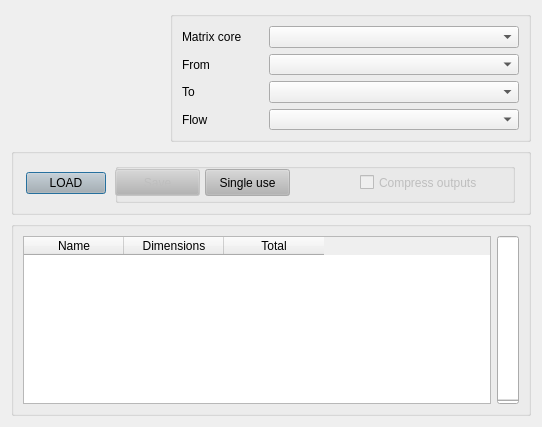
<?xml version="1.0" encoding="UTF-8"?>
<ui version="4.0">
 <class>matrix_loader</class>
 <widget class="QDialog" name="matrix_loader">
  <property name="windowModality">
   <enum>Qt::ApplicationModal</enum>
  </property>
  <property name="geometry">
   <rect>
    <x>0</x>
    <y>0</y>
    <width>542</width>
    <height>427</height>
   </rect>
  </property>
  <property name="sizePolicy">
   <sizepolicy hsizetype="Expanding" vsizetype="Expanding">
    <horstretch>0</horstretch>
    <verstretch>0</verstretch>
   </sizepolicy>
  </property>
  <property name="maximumSize">
   <size>
    <width>5010</width>
    <height>3490</height>
   </size>
  </property>
  <property name="font">
   <font>
    <pointsize>9</pointsize>
   </font>
  </property>
  <property name="windowTitle">
   <string>AequilibraE  -  Matrix import</string>
  </property>
  <property name="windowIcon">
   <iconset>
    <normaloff>../../../../../../.designer/icon.png</normaloff>../../../../../../.designer/icon.png</iconset>
  </property>
  <property name="modal">
   <bool>true</bool>
  </property>
  <layout class="QGridLayout" name="gridLayout">
   <item row="0" column="1">
    <widget class="QGroupBox" name="group_combo">
     <property name="sizePolicy">
      <sizepolicy hsizetype="Fixed" vsizetype="Fixed">
       <horstretch>0</horstretch>
       <verstretch>0</verstretch>
      </sizepolicy>
     </property>
     <property name="minimumSize">
      <size>
       <width>361</width>
       <height>131</height>
      </size>
     </property>
     <layout class="QGridLayout" name="gridLayout_5">
      <item row="0" column="0">
       <widget class="QLabel" name="lbl_matrix">
        <property name="text">
         <string>Matrix core</string>
        </property>
       </widget>
      </item>
      <item row="0" column="1">
       <widget class="QComboBox" name="matrix_layer">
        <property name="minimumSize">
         <size>
          <width>250</width>
          <height>0</height>
         </size>
        </property>
        <property name="maxVisibleItems">
         <number>10</number>
        </property>
       </widget>
      </item>
      <item row="1" column="0">
       <widget class="QLabel" name="lbl_from">
        <property name="text">
         <string>From</string>
        </property>
       </widget>
      </item>
      <item row="1" column="1">
       <widget class="QComboBox" name="field_from">
        <property name="minimumSize">
         <size>
          <width>250</width>
          <height>0</height>
         </size>
        </property>
        <property name="maxVisibleItems">
         <number>10</number>
        </property>
       </widget>
      </item>
      <item row="2" column="0">
       <widget class="QLabel" name="lbl_to">
        <property name="text">
         <string>To</string>
        </property>
       </widget>
      </item>
      <item row="2" column="1">
       <widget class="QComboBox" name="field_to">
        <property name="enabled">
         <bool>true</bool>
        </property>
        <property name="minimumSize">
         <size>
          <width>250</width>
          <height>0</height>
         </size>
        </property>
        <property name="maxVisibleItems">
         <number>10</number>
        </property>
       </widget>
      </item>
      <item row="3" column="0">
       <widget class="QLabel" name="lbl_flow">
        <property name="text">
         <string>Flow</string>
        </property>
       </widget>
      </item>
      <item row="3" column="1">
       <widget class="QComboBox" name="field_cells">
        <property name="enabled">
         <bool>true</bool>
        </property>
        <property name="minimumSize">
         <size>
          <width>250</width>
          <height>0</height>
         </size>
        </property>
        <property name="maxVisibleItems">
         <number>10</number>
        </property>
       </widget>
      </item>
     </layout>
    </widget>
   </item>
   <item row="2" column="0" colspan="2">
    <widget class="QGroupBox" name="group_list">
     <property name="sizePolicy">
      <sizepolicy hsizetype="Expanding" vsizetype="Expanding">
       <horstretch>0</horstretch>
       <verstretch>0</verstretch>
      </sizepolicy>
     </property>
     <layout class="QGridLayout" name="gridLayout_2">
      <item row="0" column="0">
       <widget class="QTableWidget" name="matrix_list_view">
        <column>
         <property name="text">
          <string>Name</string>
         </property>
        </column>
        <column>
         <property name="text">
          <string>Dimensions</string>
         </property>
        </column>
        <column>
         <property name="text">
          <string>Total</string>
         </property>
        </column>
       </widget>
      </item>
      <item row="0" column="1">
       <widget class="QProgressBar" name="progressbar">
        <property name="enabled">
         <bool>true</bool>
        </property>
        <property name="palette">
         <palette>
          <active>
           <colorrole role="Highlight">
            <brush brushstyle="SolidPattern">
             <color alpha="255">
              <red>0</red>
              <green>170</green>
              <blue>0</blue>
             </color>
            </brush>
           </colorrole>
          </active>
          <inactive>
           <colorrole role="Highlight">
            <brush brushstyle="SolidPattern">
             <color alpha="255">
              <red>240</red>
              <green>240</green>
              <blue>240</blue>
             </color>
            </brush>
           </colorrole>
          </inactive>
          <disabled>
           <colorrole role="Highlight">
            <brush brushstyle="SolidPattern">
             <color alpha="255">
              <red>51</red>
              <green>153</green>
              <blue>255</blue>
             </color>
            </brush>
           </colorrole>
          </disabled>
         </palette>
        </property>
        <property name="value">
         <number>0</number>
        </property>
        <property name="textVisible">
         <bool>true</bool>
        </property>
        <property name="orientation">
         <enum>Qt::Vertical</enum>
        </property>
        <property name="textDirection">
         <enum>QProgressBar::BottomToTop</enum>
        </property>
       </widget>
      </item>
     </layout>
    </widget>
   </item>
   <item row="1" column="0" colspan="2">
    <widget class="QGroupBox" name="groupBox_2">
     <property name="sizePolicy">
      <sizepolicy hsizetype="Expanding" vsizetype="Expanding">
       <horstretch>0</horstretch>
       <verstretch>0</verstretch>
      </sizepolicy>
     </property>
     <property name="title">
      <string/>
     </property>
     <layout class="QGridLayout" name="gridLayout_3">
      <item row="0" column="0">
       <widget class="QPushButton" name="but_load">
        <property name="sizePolicy">
         <sizepolicy hsizetype="Fixed" vsizetype="Fixed">
          <horstretch>0</horstretch>
          <verstretch>0</verstretch>
         </sizepolicy>
        </property>
        <property name="palette">
         <palette>
          <active>
           <colorrole role="Button">
            <brush brushstyle="SolidPattern">
             <color alpha="255">
              <red>180</red>
              <green>180</green>
              <blue>180</blue>
             </color>
            </brush>
           </colorrole>
          </active>
          <inactive>
           <colorrole role="Button">
            <brush brushstyle="SolidPattern">
             <color alpha="255">
              <red>180</red>
              <green>180</green>
              <blue>180</blue>
             </color>
            </brush>
           </colorrole>
          </inactive>
          <disabled>
           <colorrole role="Button">
            <brush brushstyle="SolidPattern">
             <color alpha="255">
              <red>180</red>
              <green>180</green>
              <blue>180</blue>
             </color>
            </brush>
           </colorrole>
          </disabled>
         </palette>
        </property>
        <property name="text">
         <string>LOAD</string>
        </property>
       </widget>
      </item>
      <item row="0" column="1">
       <widget class="QGroupBox" name="group_buttons">
        <property name="sizePolicy">
         <sizepolicy hsizetype="Fixed" vsizetype="Fixed">
          <horstretch>0</horstretch>
          <verstretch>0</verstretch>
         </sizepolicy>
        </property>
        <property name="minimumSize">
         <size>
          <width>400</width>
          <height>40</height>
         </size>
        </property>
        <widget class="QCheckBox" name="compressed">
         <property name="enabled">
          <bool>false</bool>
         </property>
         <property name="geometry">
          <rect>
           <x>245</x>
           <y>11</y>
           <width>141</width>
           <height>17</height>
          </rect>
         </property>
         <property name="text">
          <string>Compress outputs</string>
         </property>
         <property name="checked">
          <bool>false</bool>
         </property>
        </widget>
        <widget class="QLabel" name="progress_label">
         <property name="geometry">
          <rect>
           <x>94</x>
           <y>3</y>
           <width>321</width>
           <height>20</height>
          </rect>
         </property>
         <property name="text">
          <string/>
         </property>
        </widget>
        <widget class="QPushButton" name="but_permanent_save">
         <property name="enabled">
          <bool>false</bool>
         </property>
         <property name="geometry">
          <rect>
           <x>0</x>
           <y>6</y>
           <width>85</width>
           <height>27</height>
          </rect>
         </property>
         <property name="palette">
          <palette>
           <active>
            <colorrole role="Button">
             <brush brushstyle="SolidPattern">
              <color alpha="255">
               <red>180</red>
               <green>180</green>
               <blue>180</blue>
              </color>
             </brush>
            </colorrole>
           </active>
           <inactive>
            <colorrole role="Button">
             <brush brushstyle="SolidPattern">
              <color alpha="255">
               <red>180</red>
               <green>180</green>
               <blue>180</blue>
              </color>
             </brush>
            </colorrole>
           </inactive>
           <disabled>
            <colorrole role="Button">
             <brush brushstyle="SolidPattern">
              <color alpha="255">
               <red>180</red>
               <green>180</green>
               <blue>180</blue>
              </color>
             </brush>
            </colorrole>
           </disabled>
          </palette>
         </property>
         <property name="text">
          <string>Save</string>
         </property>
        </widget>
        <widget class="QPushButton" name="but_save_for_single_use">
         <property name="geometry">
          <rect>
           <x>90</x>
           <y>6</y>
           <width>85</width>
           <height>27</height>
          </rect>
         </property>
         <property name="palette">
          <palette>
           <active>
            <colorrole role="Button">
             <brush brushstyle="SolidPattern">
              <color alpha="255">
               <red>180</red>
               <green>180</green>
               <blue>180</blue>
              </color>
             </brush>
            </colorrole>
           </active>
           <inactive>
            <colorrole role="Button">
             <brush brushstyle="SolidPattern">
              <color alpha="255">
               <red>180</red>
               <green>180</green>
               <blue>180</blue>
              </color>
             </brush>
            </colorrole>
           </inactive>
           <disabled>
            <colorrole role="Button">
             <brush brushstyle="SolidPattern">
              <color alpha="255">
               <red>180</red>
               <green>180</green>
               <blue>180</blue>
              </color>
             </brush>
            </colorrole>
           </disabled>
          </palette>
         </property>
         <property name="text">
          <string>Single use</string>
         </property>
        </widget>
        <zorder>progress_label</zorder>
        <zorder>compressed</zorder>
        <zorder>but_permanent_save</zorder>
        <zorder>but_save_for_single_use</zorder>
       </widget>
      </item>
     </layout>
    </widget>
   </item>
  </layout>
 </widget>
 <resources/>
 <connections/>
</ui>
